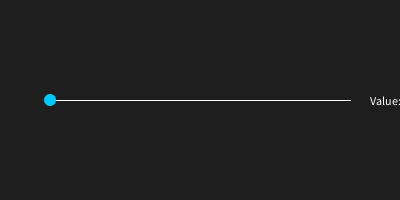
Frame 1 (no input)
Frame 60 (the mouse pressed at the canvas centre just before this capture): identical to frame 1, image omitted
Frame 120 (the mouse held since frame 60 and released just before this capture): identical to frame 1, image omitted

The Processing sketch that drew this single still picture (run headless with seeded random() and noise(); from frame 60 on, the mouse is pressed at the canvas centre):

// Processing sketch: draggable_value_slider_widget
// ── draggable_value_slider_widget.pde
Slider mySlider;

void setup() {
  size(400, 200);
  mySlider = new Slider(50, 100, 300);
}

void draw() {
  background(30);
  mySlider.draw();
}

void mousePressed() {
  mySlider.checkPress(mouseX, mouseY);
}

void mouseDragged() {
  mySlider.drag(mouseX);
}

void mouseReleased() {
  mySlider.dragging = false;
}

class Slider {
  float xStart, y, lineLength;
  float circleX;
  float value = 0; // 0 to 10
  boolean dragging = false;

  Slider(float xStart, float y, float lineLength) {
    this.xStart = xStart;
    this.y = y;
    this.lineLength = lineLength;
    this.circleX = xStart; // starts at 0
  }

  void checkPress(int mx, int my) {
    // dragging only starts if the mouse is pressed directly on the circle
    float radius = map(value, 0, 10, 6, 16);
    if (dist(mx, my, circleX, y) < radius) {
      dragging = true;
    }
  }

  void drag(int mx) {
    if (!dragging) return;

    circleX = constrain(mx, xStart, xStart + lineLength);
    value = map(circleX, xStart, xStart + lineLength, 0, 10);
  }

  void draw() {
    stroke(255);
    line(xStart, y, xStart + lineLength, y);

    noStroke();
    fill(0, 200, 255);
    float radius = map(value, 0, 10, 6, 16); // grows as value increases
    ellipse(circleX, y, radius * 2, radius * 2);

    fill(255);
    textAlign(LEFT, CENTER);
    text("Value: " + nf(value, 1, 1), xStart + lineLength + 20, y);
  }
}
